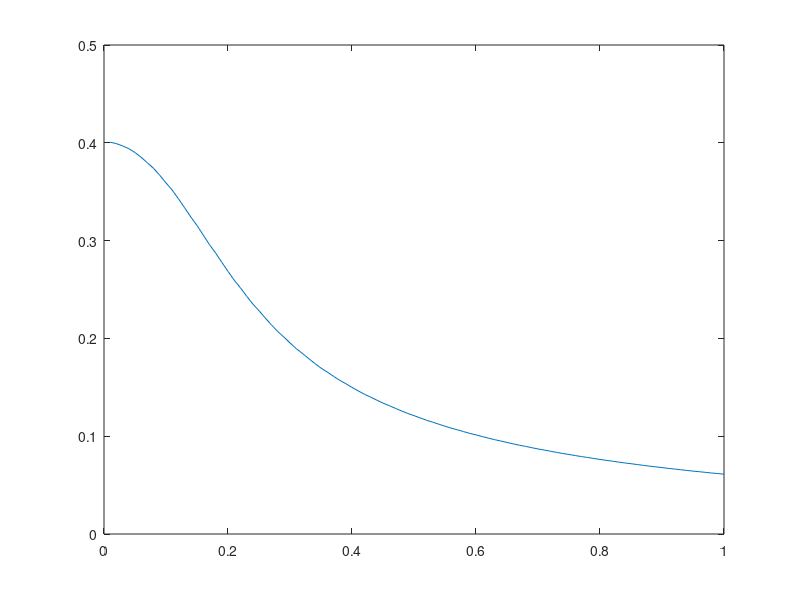

Recreate this plot in MATLAB. (Note: this script raises an error after producing the figure.)
% Plots calculated float motion according to DJL waves and the PTM model

LfLambda = [0.01:.01:1]; %Float length/Wavelength
cf_cw = [0.400608652000000	0.399165065000000	0.396830606000000	0.394014650000000	0.390025406000000	0.385186724000000	0.379528388000000	0.373842511000000	0.366756181000000	0.359002609000000	0.351614298000000	0.342826533000000	0.333631409000000	0.324136553000000	0.315530680000000	0.305760386000000	0.295991324000000	0.287380529000000	0.277845819000000	0.268533737000000	0.259494704000000	0.251719354000000	0.243287554000000	0.235204738000000	0.228319120000000	0.220909975000000	0.213853440000000	0.207140869000000	0.201453621000000	0.195357676000000	0.189567572000000	0.184665156000000	0.179410692000000	0.174417388000000	0.169670150000000	0.165645130000000	0.161323311000000	0.157207151000000	0.153710782000000	0.149949273000000	0.146359044000000	0.142929620000000	0.140008327000000	0.136856525000000	0.133839094000000	0.131263290000000	0.128478415000000	0.125806412000000	0.123240839000000	0.121044809000000	0.118664218000000	0.116373819000000	0.114409664000000	0.112276560000000	0.110220410000000	0.108237218000000	0.106532600000000	0.104677212000000	0.102884636000000	0.101341468000000	0.0996592730000000	0.0980314960000000	0.0964555730000000	0.0950963340000000	0.0936119050000000	0.0921727580000000	0.0907768760000000	0.0895708710000000	0.0882516050000000	0.0869703990000000	0.0858621930000000	0.0846485510000000	0.0834685550000000	0.0823208340000000	0.0813266800000000	0.0802364380000000	0.0791749060000000	0.0782545220000000	0.0772442280000000	0.0762595820000000	0.0752996230000000	0.0744663130000000	0.0735505330000000	0.0726569230000000	0.0718805740000000	0.0710267120000000	0.0701928320000000	0.0693782440000000	0.0686698270000000	0.0678899040000000	0.0671274480000000	0.0664639050000000	0.0657328850000000	0.0650177280000000	0.0643179270000000	0.0637083760000000	0.0630362640000000	0.0623781520000000	0.0618045670000000	0.0611717370000000];
% max float speed / c_isw

figure
plot(LfLambda, cf_cw);
xline(0.04, 'r:')
xlabel('$L_f / \lambda$', 'interpreter', 'latex')
ylabel('$Max(c_f/c_{isw})$', 'interpreter', 'latex');

hold on
% Add in the data from Carr et al 2019 experiments (pulled from plot
% digitiser, figure 3b)
x = [0.7616055846422339, 0.7895287958115184, 1.0226876090750436, 0.5465968586387434,0.5396160558464224];
z = [0.35395348837209306, 0.3074418604651163, 0.15209302325581392,  0.4451162790697675,  0.4534883720930233];

plot(x, z, 'xr')